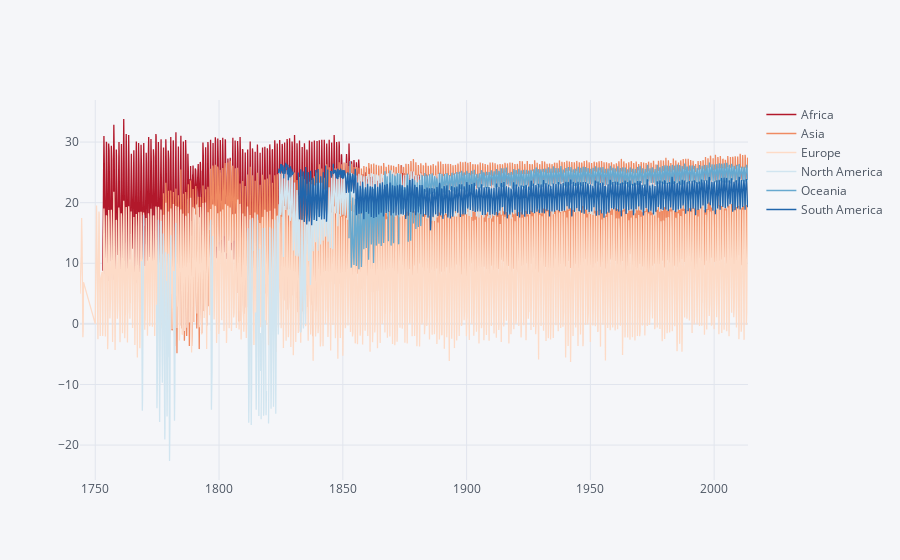

Notebook code cell kept with this figure:
### Markdown cell above
# EXERCISE

- Pivot `temperatures` so we can plot `AverageTemperature` over time (`dt`) for each continent
- You can try for every country, but it's a LOT of data for one plot

### Code cell
temperatures.pivot_table(
    columns="Continent",
    index="dt",
    values="AverageTemperature"
).iplot(
    colorscale="RdBu",
    opacity=0.9
)

### Figure 1 — Plotly figure (JSON) as saved in the notebook; plotly's stock layout.template omitted (floating-point values rounded to 4 significant figures; data arrays with more than 128 entries replaced by an {"elided": "..."} marker saying what was removed)
{"data": [{"line": {"color": "rgba(178, 24, 43, 1.0)", "dash": "solid", "shape": "linear", "width": 1.3}, "mode": "lines", "name": "Africa", "text": "", "type": "scatter", "x": {"elided": "3167 str values"}, "y": {"elided": "3167 mixed values"}}, {"line": {"color": "rgba(239, 138, 98, 1.0)", "dash": "solid", "shape": "linear", "width": 1.3}, "mode": "lines", "name": "Asia", "text": "", "type": "scatter", "x": {"elided": "3167 str values"}, "y": {"elided": "3167 mixed values"}}, {"line": {"color": "rgba(253, 219, 199, 1.0)", "dash": "solid", "shape": "linear", "width": 1.3}, "mode": "lines", "name": "Europe", "text": "", "type": "scatter", "x": {"elided": "3167 str values"}, "y": {"elided": "3167 mixed values"}}, {"line": {"color": "rgba(209, 229, 240, 1.0)", "dash": "solid", "shape": "linear", "width": 1.3}, "mode": "lines", "name": "North America", "text": "", "type": "scatter", "x": {"elided": "3167 str values"}, "y": {"elided": "3167 mixed values"}}, {"line": {"color": "rgba(103, 169, 207, 1.0)", "dash": "solid", "shape": "linear", "width": 1.3}, "mode": "lines", "name": "Oceania", "text": "", "type": "scatter", "x": {"elided": "3167 str values"}, "y": {"elided": "3167 mixed values"}}, {"line": {"color": "rgba(33, 102, 172, 1.0)", "dash": "solid", "shape": "linear", "width": 1.3}, "mode": "lines", "name": "South America", "text": "", "type": "scatter", "x": {"elided": "3167 str values"}, "y": {"elided": "3167 mixed values"}}], "layout": {"legend": {"bgcolor": "#F5F6F9", "font": {"color": "#4D5663"}}, "paper_bgcolor": "#F5F6F9", "plot_bgcolor": "#F5F6F9", "title": {"font": {"color": "#4D5663"}}, "xaxis": {"gridcolor": "#E1E5ED", "showgrid": true, "tickfont": {"color": "#4D5663"}, "title": {"font": {"color": "#4D5663"}, "text": ""}, "zerolinecolor": "#E1E5ED"}, "yaxis": {"gridcolor": "#E1E5ED", "showgrid": true, "tickfont": {"color": "#4D5663"}, "title": {"font": {"color": "#4D5663"}, "text": ""}, "zerolinecolor": "#E1E5ED"}}}
